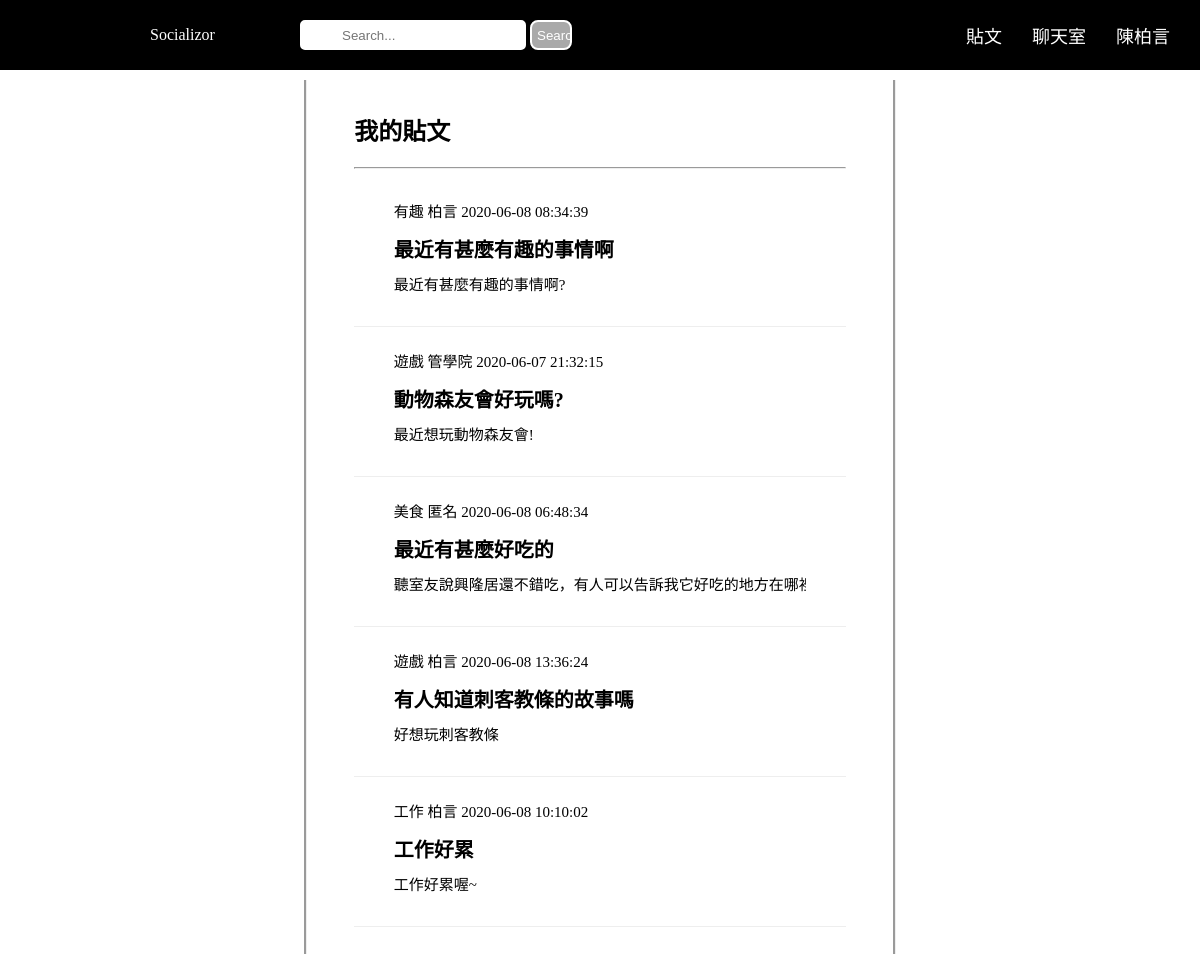
The app's page /myposts.php (signed in) with its own data.
### tables this page shows
CREATE TABLE `member` (
  `mId` char(100) NOT NULL,
  `name` char(50) NOT NULL,
  `nickname` char(50) NOT NULL,
  `email` char(100) NOT NULL,
  `mpsw` char(50) NOT NULL,
  `gender` char(50) NOT NULL,
  `dep` char(50) NOT NULL,
  `verification` int(50) NOT NULL,
  `image` longblob NOT NULL
);

CREATE TABLE `post` (
  `pId` char(100) NOT NULL,
  `author` char(100) NOT NULL,
  `pcategory` char(50) NOT NULL,
  `ident` char(100) NOT NULL,
  `header` char(100) NOT NULL,
  `pcontent` varchar(10000) NOT NULL,
  `pTime` timestamp NOT NULL DEFAULT current_timestamp() ON UPDATE current_timestamp(),
  `likes` int(100) NOT NULL
);

### myposts.php (the view, shortened to what this page needs)
<!DOCTYPE html>
<?php
    $user = $_SESSION['user'];
    include("connection.php");
    mysqli_set_charset($db_link,'utf8');
    $query = "SELECT * FROM member WHERE mId = '$user' ";
    $result = mysqli_query($db_link, $query);
    $row_result = mysqli_fetch_assoc($result);
?>
<html lang="en">
<head>
  <link rel="stylesheet" type="text/css" href="web.css">
</head>
<body>
    <div class="header">
        <div class="headerlogo">
            <a href="user.php">Socializor</a>
        </div>
        <form class="headersearch">
            <input class="search" type="text" name="search" placeholder="Search...">
            <input class="submit" type="submit" value="Search">
        </form>
        <div class="headerlogined" >
            <ul>
                <li><a href="writepost.php">貼文</a></li>
                <li><a href="chatroom.php">聊天室</a></li>
                <li id="username" onclick="openuserinfo()"><?php echo $row_result['name'];?></li>
            </ul>
        </div>
    </div>
    <div class="userupdate" id="userupdate">
        <h2>我的貼文</h2>
        <hr>
        <?php
            $query1 = "SELECT * FROM post WHERE author = '$user' ";
            $posts = mysqli_query($db_link, $query1);
            while ($post = mysqli_fetch_assoc($posts)) {
                echo "<div class='post' onclick='createmodal(".$post['pId'].")'>";
                    echo "<div class='posterinfo'>";
                        echo "<p>".$post['pcategory']."&nbsp"."</p>";
                        echo "<p>".$post['ident']."&nbsp"."</p>";
                        echo "<p>".$post['pTime']."&nbsp"."</p>";
                    echo "</div>";
                    echo "<p class='posterheader'>".$post['header']."</p>";
                    echo "<p class='tover'>".$post['pcontent']."</p>";
                echo "</div>";
            }
        ?>
    </div>
</body>
</html>

### web.css (style rules this page uses)
body { font-family: Microsoft JhengHei; }
.header { position: fixed; z-index: 1; top: 0; left: 0; width: 100%; height: 70px; background-color: black; display: -webkit-flex; display: flex; -webkit-align-items: center; align-items: center; }
.header a { text-decoration: none; color: white; }
.headerlogo { box-sizing: border-box; display: inline-block; width: 25%; padding-left: 12.5%; }
.headersearch { display: inline-block; width: 50%; }
.headerlogined { display: inline-block; width: 25%; }
.headerlogined li { display: inline-block; margin-left: 10%; color: white; font-size: 18px; }
.post { width: 100%; height: 150px; box-sizing: border-box; padding: 15px 8%; background-color: white; border-style: none none groove none; border-width: 1px; font-size: 15px; }
.post p { line-height: 10px; }
.tover { width: 100%; white-space: nowrap; overflow: hidden; text-overflow: ellipsis; height: 20px; display: -webkit-flex; display: flex; -webkit-align-items: center; align-items: center; }
.posterinfo { height: 33px; }
.posterinfo p, img { display: inline-block; }
.posterheader { font-weight: bold; font-size: 20px; }
.userupdate { box-sizing: border-box; margin-top: 80px; margin-left: 25%; margin-right: 25%; height: 100%; padding: 1% 4% 5% 4%; border-style: none groove none groove; background-color: white; }
input.search { box-sizing: border-box; height: 30px; border-radius: 5px; border: 2px solid white; padding: 5px 5px 5px 40px; background-image: url('projectimages/searchicon.png'); background-position: 3px; background-repeat: no-repeat; transition: width ease-in-out; }
input.submit { box-sizing: border-box; height: 30px; width: 7%; border-radius: 8px; color: white; background-color: darkgray; border: 2px solid white; padding: 5px; cursor: pointer; }

### records on screen
member: name "陳柏言"
post: pcategory "有趣", ident "柏言", pTime "2020-06-08 08:34:39", header "最近有甚麼有趣的事情啊", pcontent "最近有甚麼有趣的事情啊?"
post: pcategory "遊戲", ident "管學院", pTime "2020-06-07 21:32:15", header "動物森友會好玩嗎?", pcontent "最近想玩動物森友會!"
post: pcategory "美食", ident "匿名", pTime "2020-06-08 06:48:34", header "最近有甚麼好吃的", pcontent "聽室友說興隆居還不錯吃，有人可以告訴我它好吃的地方在…"
post: pcategory "遊戲", ident "柏言", pTime "2020-06-08 13:36:24", header "有人知道刺客教條的故事嗎", pcontent "好想玩刺客教條"
post: pcategory "工作", ident "柏言", pTime "2020-06-08 10:10:02", header "工作好累", pcontent "工作好累喔~"
